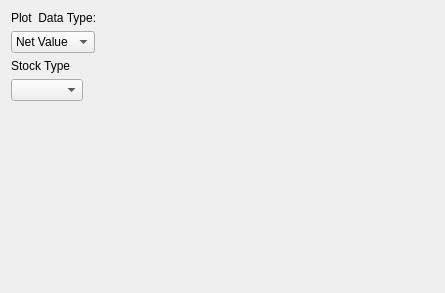
<?xml version="1.0" encoding="UTF-8"?>
<ui version="4.0">
 <class>StockWaveForm</class>
 <widget class="QWidget" name="StockWaveForm">
  <property name="geometry">
   <rect>
    <x>0</x>
    <y>0</y>
    <width>445</width>
    <height>293</height>
   </rect>
  </property>
  <property name="sizePolicy">
   <sizepolicy hsizetype="Expanding" vsizetype="Expanding">
    <horstretch>0</horstretch>
    <verstretch>0</verstretch>
   </sizepolicy>
  </property>
  <property name="windowTitle">
   <string>Form</string>
  </property>
  <layout class="QVBoxLayout" name="verticalLayout_2">
   <item>
    <layout class="QHBoxLayout" name="horizontalLayout">
     <item>
      <layout class="QVBoxLayout" name="verticalLayout">
       <property name="sizeConstraint">
        <enum>QLayout::SetNoConstraint</enum>
       </property>
       <item>
        <widget class="QLabel" name="label">
         <property name="sizePolicy">
          <sizepolicy hsizetype="Fixed" vsizetype="Preferred">
           <horstretch>0</horstretch>
           <verstretch>0</verstretch>
          </sizepolicy>
         </property>
         <property name="text">
          <string>Plot  Data Type:</string>
         </property>
        </widget>
       </item>
       <item>
        <widget class="QComboBox" name="comboBox_2">
         <property name="sizePolicy">
          <sizepolicy hsizetype="Fixed" vsizetype="Fixed">
           <horstretch>0</horstretch>
           <verstretch>0</verstretch>
          </sizepolicy>
         </property>
         <item>
          <property name="text">
           <string>Net Value</string>
          </property>
         </item>
         <item>
          <property name="text">
           <string>Return</string>
          </property>
         </item>
        </widget>
       </item>
       <item>
        <widget class="QLabel" name="label_2">
         <property name="sizePolicy">
          <sizepolicy hsizetype="Fixed" vsizetype="Preferred">
           <horstretch>0</horstretch>
           <verstretch>0</verstretch>
          </sizepolicy>
         </property>
         <property name="text">
          <string>Stock Type</string>
         </property>
        </widget>
       </item>
       <item>
        <widget class="QComboBox" name="comboBox">
         <property name="sizePolicy">
          <sizepolicy hsizetype="Fixed" vsizetype="Fixed">
           <horstretch>0</horstretch>
           <verstretch>0</verstretch>
          </sizepolicy>
         </property>
        </widget>
       </item>
       <item>
        <spacer name="verticalSpacer">
         <property name="orientation">
          <enum>Qt::Vertical</enum>
         </property>
         <property name="sizeType">
          <enum>QSizePolicy::MinimumExpanding</enum>
         </property>
         <property name="sizeHint" stdset="0">
          <size>
           <width>20</width>
           <height>40</height>
          </size>
         </property>
        </spacer>
       </item>
      </layout>
     </item>
     <item>
      <widget class="QCustomPlot" name="widget" native="true"/>
     </item>
    </layout>
   </item>
  </layout>
 </widget>
 <customwidgets>
  <customwidget>
   <class>QCustomPlot</class>
   <extends>QWidget</extends>
   <header location="global">qcustomplot.h</header>
   <container>1</container>
  </customwidget>
 </customwidgets>
 <resources/>
 <connections/>
</ui>
